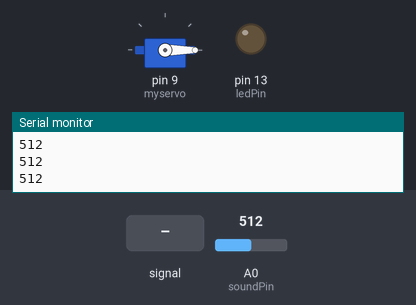
Recording of a sketch running on a simulated Arduino Uno, built with avr-gcc and run on an emulated ATmega328P. Parts: servo, output pins drawn as LEDs (lit = HIGH), the last lines printed to the serial monitor. The test bench sets the inputs (shaded band); at power-on: A0 (soundPin) = 512.

Above: at 2.2 s.
2.3 s: A0 (soundPin) fed a 200 Hz sine of ±255 counts around its level
At 5.1 s:
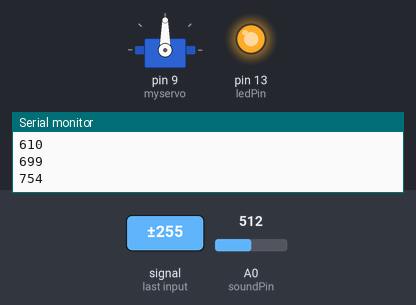
5.3 s: A0 (soundPin) set to 716
6.8 s: A0 (soundPin) set to 611
8.3 s: A0 (soundPin) set to 592
At 8.7 s:
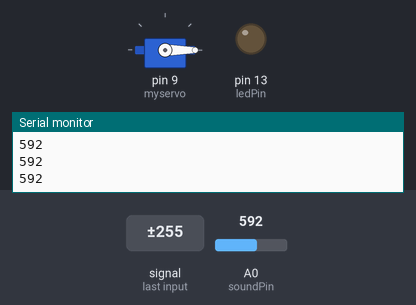
9.8 s: A0 (soundPin) set to 610
At 10.6 s:
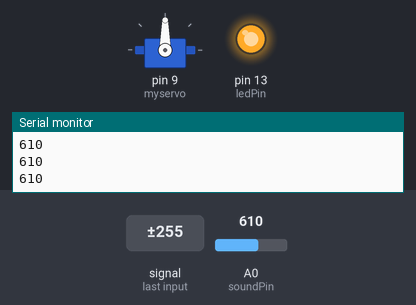
Timing chart, 0 to 12.3 s (numbered marks = the images above; inputs shaded):
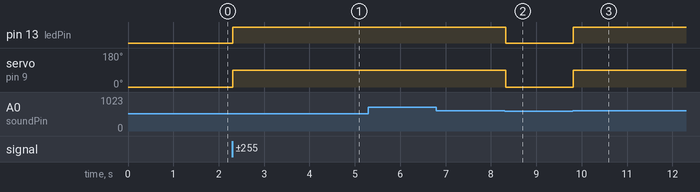

Measured:
- after the input at 2.3 s, pin 13 (ledPin): LOW → HIGH at once; servo on pin 9 (myservo): 0° → 90° at once
- after the input at 8.3 s, pin 13 (ledPin): HIGH → LOW at once; servo on pin 9 (myservo): 90° → 0° at once
- after the input at 9.8 s, pin 13 (ledPin): LOW → HIGH at once; servo on pin 9 (myservo): 0° → 90° at once

The sketch:

getId.ino
```cpp
/***************************************************
 * 湖南创乐博智能科技有限公司
 * name: Sound Controlled Servo
 * function: Control the angle of a servo motor based on the sound sensor input.
 * When the sound sensor detects a sound level above a certain threshold, the servo motor will move to a specific angle.
 ********************************************************/

#include <Servo.h>

const int ledPin = 13; // pin13 built-in led
const int soundPin = A0;  // sound sensor attach to A0
Servo myservo; // create servo object to control a servo

void setup()
{
  pinMode(ledPin, OUTPUT); // set ledPin as OUTPUT
  Serial.begin(9600); // initialize the serial communication as 9600 bps
  myservo.attach(9); // attach the servo on pin 9 to servo object
  myservo.write(0); // back to 0 degrees
  delay(1000); // wait for a second
}

void loop()
{
  int value = analogRead(soundPin); // read the value of sound sensor
  Serial.println(value); // print it

  if (value > 600) // if the value of sound sensor is greater than 600
  {
    digitalWrite(ledPin, HIGH); // turn on the led
    myservo.write(90); // move servo to 90 degrees
    delay(200); // delay 200ms
  }
  else
  {
    digitalWrite(ledPin, LOW); // turn off the led
    myservo.write(0); // move servo back to 0 degrees
  }
}
```
